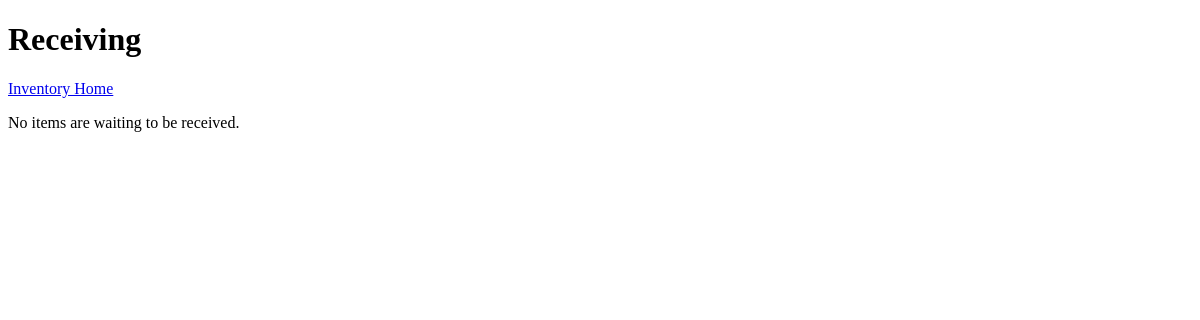
Page /inventory/receiving/ on the earlier database version.
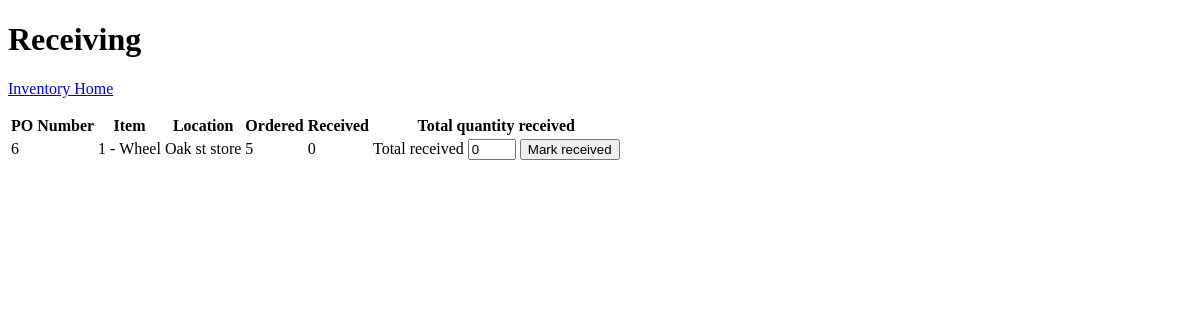
Same page on the later database version.
### inventory/models.py (models this page shows, shortened)
class Purchase_Order_Data(models.Model):
    id = models.IntegerField(primary_key=True,auto_created=True)
    item_id = models.ForeignKey(Item, on_delete=models.CASCADE)
    location_id = models.ForeignKey(Location, on_delete=models.CASCADE)
    po_num = models.ForeignKey('Purchase_Order', on_delete=models.CASCADE)
    quantity_ordered = models.IntegerField()
    quantity_received = models.IntegerField(default=0)
    item_cost = models.DecimalField(max_digits=10, decimal_places=2)

class Purchase_Order(models.Model):
    class Status(models.TextChoices):
        UNPOSTED = 'UPST', ('Unposted')
        OPEN = 'OPEN', ('Open')
        COMPLETE = 'CMPL', ('Complete')
    po_num = models.IntegerField(primary_key=True)
    order_date = models.DateField(null=True, blank=True)
    status = models.TextField(choices=Status.choices, default='Unposted', max_length=10)

class Item(models.Model):
    id = models.IntegerField(primary_key=True,auto_created=True)
    name = models.CharField(max_length=100)
    description = models.TextField()
    price = models.DecimalField(max_digits=10, decimal_places=2)
    last_cost = models.DecimalField(max_digits=10, decimal_places=2)

class Location(models.Model):
    id = models.IntegerField(primary_key=True)
    name = models.CharField(max_length=100)
    address = models.CharField(max_length=200)

### inventory/views.py (the view, shortened to what this page needs)
# urls.py: path('inventory/receiving/', views.receiving, name="receiving"),
def receiving(request):
    entries = Purchase_Order_Data.objects.filter(
        quantity_received__lt=F('quantity_ordered')
    ).select_related('item_id', 'location_id', 'po_num')
    return render(request, 'inventory/receiving.html', {'entries': entries})

### inventory/templates/inventory/receiving.html (shortened to what this page needs)
<!DOCTYPE html>
<html lang="en">
<head>
</head>
<body>
	<header>
		<h1>Receiving</h1>
	</header>
	<p><a href="{% url 'inventory_homepage' %}">Inventory Home</a></p>
	{% if entries %}
	<table>
		<thead>
			<tr>
				<th>PO Number</th>
				<th>Item</th>
				<th>Location</th>
				<th>Ordered</th>
				<th>Received</th>
				<th>Total quantity received</th>
			</tr>
		</thead>
		<tbody>
		{% for entry in entries %}
			<tr>
				<td>{{ entry.po_num.po_num }}</td>
				<td>{{ entry.item_id.id }} - {{ entry.item_id.name }}</td>
				<td>{{ entry.location_id.name }}</td>
				<td>{{ entry.quantity_ordered }}</td>
				<td>{{ entry.quantity_received }}</td>
				<td>
					<form method="post">
						<label for="received-{{ entry.id }}">Total received</label>
						<input id="received-{{ entry.id }}" type="number" name="quantity_received"
							min="{{ entry.quantity_received }}" max="{{ entry.quantity_ordered }}"
							value="{{ entry.quantity_received }}" required>
						<button type="submit">Mark received</button>
					</form>
				</td>
			</tr>
		{% endfor %}
		</tbody>
	</table>
	{% else %}
		<p>No items are waiting to be received.</p>
	{% endif %}
</body>
</html>

Differences in the rows shown:
added Purchase_Order_Data: po_num.po_num "6", item_id.id "1", item_id.name "Wheel", location_id.name "Oak st store", quantity_ordered "5", quantity_received "0"
Other differences:
text no longer shown: "No items are waiting to be received."
text now shown: "PO Number Item Location Ordered Received Total quantity received"
